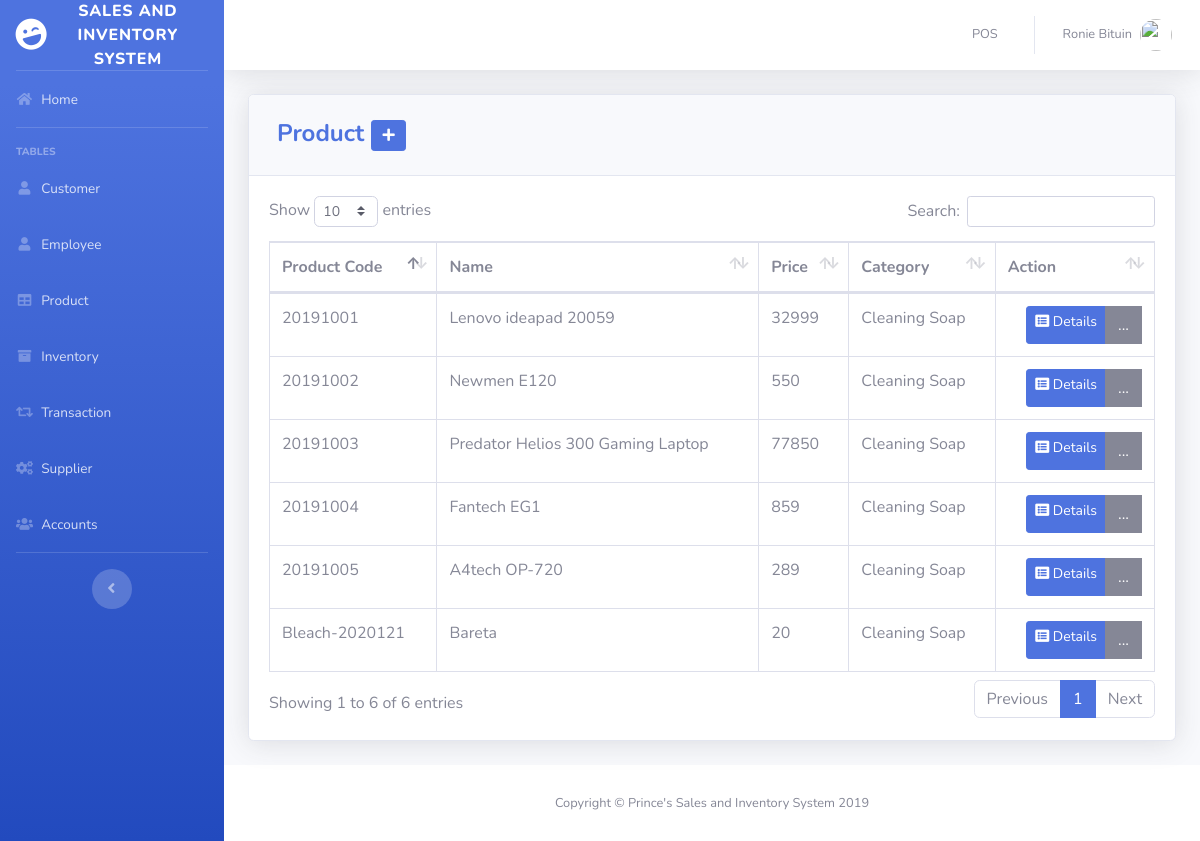
The app's page /pages/product.php (signed in) with its own data.
### tables this page shows
CREATE TABLE `product` (
  `PRODUCT_ID` int(11) NOT NULL,
  `PRODUCT_CODE` varchar(20) NOT NULL,
  `NAME` varchar(50) DEFAULT NULL,
  `DESCRIPTION` varchar(250) NOT NULL,
  `QTY_STOCK` int(50) DEFAULT NULL,
  `ON_HAND` int(250) NOT NULL,
  `PRICE` int(50) DEFAULT NULL,
  `CATEGORY_ID` int(11) DEFAULT NULL,
  `SUPPLIER_ID` int(11) DEFAULT NULL,
  `DATE_STOCK_IN` varchar(50) NOT NULL
);

CREATE TABLE `category` (
  `CATEGORY_ID` int(11) NOT NULL,
  `CNAME` varchar(50) DEFAULT NULL
);

### pages/product.php (the view, shortened to what this page needs)
<?php
include'../includes/connection.php';
include'../includes/sidebar.php';
?>
            <div class="card shadow mb-4">
            <div class="card-header py-3">
              <h4 class="m-2 font-weight-bold text-primary">Product&nbsp;<a  href="#" data-toggle="modal" data-target="#aModal" type="button" class="btn btn-sm btn-primary"><i class="fas fa-fw fa-plus"></i></a></h4>
            </div>
            <div class="card-body">
              <div class="table-responsive">
                <table class="table table-bordered" id="dataTable" width="100%" cellspacing="0">
               <thead>
                   <tr>
                     <th>Product Code</th>
                     <th>Name</th>
                     <th>Price</th>
                     <th>Category</th>
                     <th>Action</th>
                   </tr>
               </thead>
          <tbody>
<?php
    $query = 'SELECT PRODUCT_ID, PRODUCT_CODE, NAME, PRICE, CNAME, DATE_STOCK_IN FROM product p join category c on p.CATEGORY_ID=c.CATEGORY_ID GROUP BY PRODUCT_CODE';
        $result = mysqli_query($db, $query) or die (mysqli_error($db));
            while ($row = mysqli_fetch_assoc($result)) {
                echo '<tr>';
                echo '<td>'. $row['PRODUCT_CODE'].'</td>';
                echo '<td>'. $row['NAME'].'</td>';
                echo '<td>'. $row['PRICE'].'</td>';
                echo '<td>'. $row['CNAME'].'</td>';
                      echo '<td align="right"> <div class="btn-group">
                              <a type="button" class="btn btn-primary btn-sm" href="pro_searchfrm.php?action=edit & id='.$row['PRODUCT_CODE'] . '"><i class="fa fa-list-alt"></i> Details</a>
                            <div class="btn-group">
                              <a type="button" class="btn btn-secondary dropdown no-arrow" data-toggle="dropdown" style="color:white;">
                              ... <span class="caret"></span></a>
                            <ul class="dropdown-menu text-center" role="menu">
                                <li>
                                  <a type="button" class="btn btn-success btn-sm" href="pro_edit.php?action=edit & id='.$row['PRODUCT_ID']. '">
                                    <i class="fas fa-fw fa-edit"></i> Edit
                                  </a>
                                </li>
                            </ul>
                            </div>
                          </div> </td>';
                echo '</tr> ';
                        }
?>
                                </tbody>
                            </table>
                        </div>
                    </div>
                  </div>
<?php
include'../includes/footer.php';
?>

### records on screen
product: PRODUCT_CODE "20191001", NAME "Lenovo ideapad 20059", PRICE "32999", CATEGORY_ID.CNAME "Cleaning Soap"
product: PRODUCT_CODE "20191002", NAME "Newmen E120", PRICE "550", CATEGORY_ID.CNAME "Cleaning Soap"
product: PRODUCT_CODE "20191003", NAME "Predator Helios 300 Gaming Laptop", PRICE "77850", CATEGORY_ID.CNAME "Cleaning Soap"
product: PRODUCT_CODE "20191004", NAME "Fantech EG1", PRICE "859", CATEGORY_ID.CNAME "Cleaning Soap"
product: PRODUCT_CODE "20191005", NAME "A4tech OP-720", PRICE "289", CATEGORY_ID.CNAME "Cleaning Soap"
product: PRODUCT_CODE "Bleach-2020121", NAME "Bareta", PRICE "20", CATEGORY_ID.CNAME "Cleaning Soap"

### other values on screen
$_SESSION['FIRST_NAME'] "Ronie"
$_SESSION['LAST_NAME'] "Bituin"
